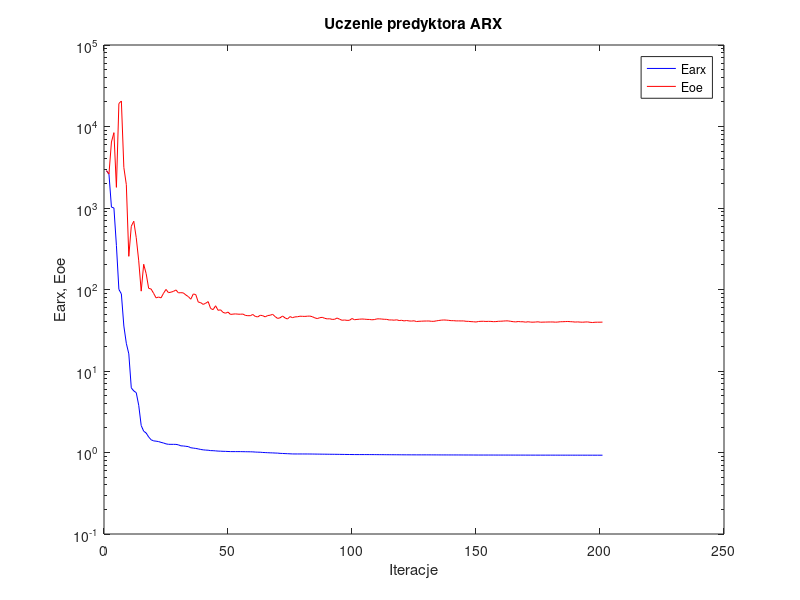
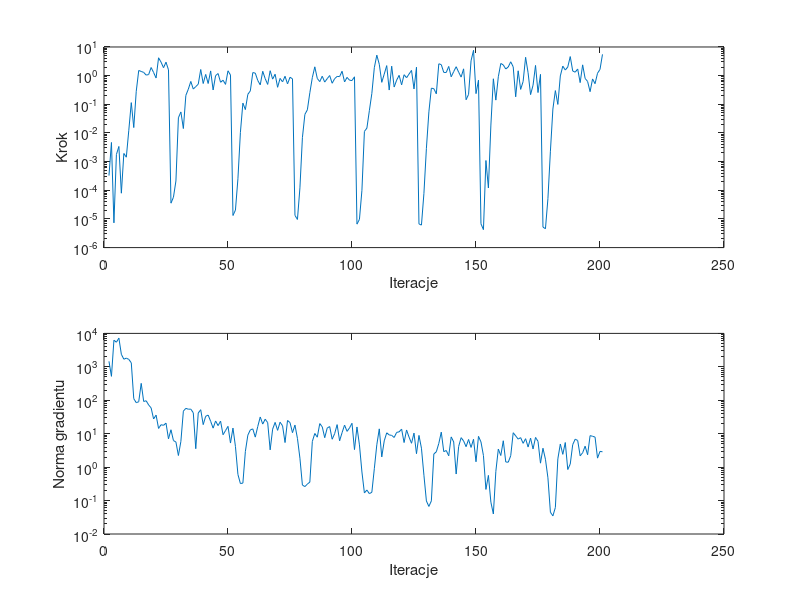

Reproduce these figures in MATLAB, in order.
%uczenie predyktora arx
clear all;
n=0; farx(n+1)=2.860599e+003; foe(n+1)=2.878402e+003; wspucz(n+1)=0.000000e+000; ng(n+1)=0.000000e+000;
%odnowa zmiennej metryki
n=1; farx(n+1)=2.603848e+003; foe(n+1)=2.612886e+003; krok(n+1)=3.250430e-004; ng(n+1)=1.459335e+003;
n=2; farx(n+1)=1.025880e+003; foe(n+1)=6.455201e+003; krok(n+1)=4.658504e-003; ng(n+1)=5.191568e+002;
n=3; farx(n+1)=1.000483e+003; foe(n+1)=8.403745e+003; krok(n+1)=7.303802e-006; ng(n+1)=6.246274e+003;
n=4; farx(n+1)=3.480603e+002; foe(n+1)=1.792117e+003; krok(n+1)=1.772228e-003; ng(n+1)=5.447979e+003;
n=5; farx(n+1)=1.002948e+002; foe(n+1)=1.915515e+004; krok(n+1)=3.378712e-003; ng(n+1)=7.235618e+003;
n=6; farx(n+1)=8.831238e+001; foe(n+1)=2.056141e+004; krok(n+1)=7.910691e-005; ng(n+1)=2.366188e+003;
n=7; farx(n+1)=3.565916e+001; foe(n+1)=3.143213e+003; krok(n+1)=1.926084e-003; ng(n+1)=1.689277e+003;
n=8; farx(n+1)=2.186615e+001; foe(n+1)=1.936170e+003; krok(n+1)=1.427772e-003; ng(n+1)=1.820752e+003;
n=9; farx(n+1)=1.624731e+001; foe(n+1)=2.553693e+002; krok(n+1)=1.243357e-002; ng(n+1)=1.668118e+003;
n=10; farx(n+1)=6.209513e+000; foe(n+1)=5.972185e+002; krok(n+1)=1.143200e-001; ng(n+1)=1.320317e+003;
n=11; farx(n+1)=5.697261e+000; foe(n+1)=6.883141e+002; krok(n+1)=1.543251e-002; ng(n+1)=1.115363e+002;
n=12; farx(n+1)=5.425947e+000; foe(n+1)=4.320991e+002; krok(n+1)=2.841626e-001; ng(n+1)=8.477446e+001;
n=13; farx(n+1)=3.793229e+000; foe(n+1)=2.248840e+002; krok(n+1)=1.514306e+000; ng(n+1)=9.029697e+001;
n=14; farx(n+1)=2.143065e+000; foe(n+1)=9.547002e+001; krok(n+1)=1.402391e+000; ng(n+1)=3.201097e+002;
n=15; farx(n+1)=1.827438e+000; foe(n+1)=2.040545e+002; krok(n+1)=1.296088e+000; ng(n+1)=9.203615e+001;
n=16; farx(n+1)=1.732904e+000; foe(n+1)=1.563108e+002; krok(n+1)=1.045307e+000; ng(n+1)=9.661290e+001;
n=17; farx(n+1)=1.552478e+000; foe(n+1)=1.034530e+002; krok(n+1)=1.090364e+000; ng(n+1)=7.248232e+001;
n=18; farx(n+1)=1.432774e+000; foe(n+1)=1.013264e+002; krok(n+1)=1.921526e+000; ng(n+1)=5.901116e+001;
n=19; farx(n+1)=1.388882e+000; foe(n+1)=8.970849e+001; krok(n+1)=1.285695e+000; ng(n+1)=2.756179e+001;
n=20; farx(n+1)=1.377558e+000; foe(n+1)=7.897093e+001; krok(n+1)=8.256204e-001; ng(n+1)=3.600608e+001;
n=21; farx(n+1)=1.361357e+000; foe(n+1)=8.079774e+001; krok(n+1)=4.199661e+000; ng(n+1)=1.436702e+001;
n=22; farx(n+1)=1.331051e+000; foe(n+1)=7.903498e+001; krok(n+1)=2.953163e+000; ng(n+1)=1.856607e+001;
n=23; farx(n+1)=1.307884e+000; foe(n+1)=8.984634e+001; krok(n+1)=1.890784e+000; ng(n+1)=1.779895e+001;
n=24; farx(n+1)=1.276282e+000; foe(n+1)=1.002695e+002; krok(n+1)=2.953163e+000; ng(n+1)=2.069936e+001;
n=25; farx(n+1)=1.260351e+000; foe(n+1)=9.140292e+001; krok(n+1)=1.594157e+000; ng(n+1)=7.024414e+000;
%odnowa zmiennej metryki
n=26; farx(n+1)=1.259347e+000; foe(n+1)=9.281211e+001; krok(n+1)=3.547989e-005; ng(n+1)=1.311840e+001;
n=27; farx(n+1)=1.258938e+000; foe(n+1)=9.478090e+001; krok(n+1)=5.720244e-005; ng(n+1)=6.246414e+000;
n=28; farx(n+1)=1.257826e+000; foe(n+1)=9.875105e+001; krok(n+1)=2.114007e-004; ng(n+1)=5.631028e+000;
n=29; farx(n+1)=1.241817e+000; foe(n+1)=9.098619e+001; krok(n+1)=3.389322e-002; ng(n+1)=2.226481e+000;
n=30; farx(n+1)=1.207073e+000; foe(n+1)=9.139086e+001; krok(n+1)=5.411858e-002; ng(n+1)=5.883632e+000;
n=31; farx(n+1)=1.203117e+000; foe(n+1)=9.085118e+001; krok(n+1)=1.427439e-002; ng(n+1)=4.731537e+001;
n=32; farx(n+1)=1.190990e+000; foe(n+1)=8.562597e+001; krok(n+1)=2.039901e-001; ng(n+1)=5.731061e+001;
n=33; farx(n+1)=1.182004e+000; foe(n+1)=8.190004e+001; krok(n+1)=3.372291e-001; ng(n+1)=5.402436e+001;
n=34; farx(n+1)=1.143911e+000; foe(n+1)=7.599397e+001; krok(n+1)=6.282866e-001; ng(n+1)=5.424610e+001;
n=35; farx(n+1)=1.132668e+000; foe(n+1)=8.819757e+001; krok(n+1)=3.404866e-001; ng(n+1)=4.230939e+001;
n=36; farx(n+1)=1.121628e+000; foe(n+1)=8.663916e+001; krok(n+1)=4.147513e-001; ng(n+1)=3.557034e+000;
n=37; farx(n+1)=1.107313e+000; foe(n+1)=7.017979e+001; krok(n+1)=5.030621e-001; ng(n+1)=4.145787e+001;
n=38; farx(n+1)=1.089678e+000; foe(n+1)=6.889560e+001; krok(n+1)=1.637964e+000; ng(n+1)=5.222470e+001;
n=39; farx(n+1)=1.078123e+000; foe(n+1)=6.564645e+001; krok(n+1)=5.312625e-001; ng(n+1)=1.868882e+001;
n=40; farx(n+1)=1.070415e+000; foe(n+1)=6.782011e+001; krok(n+1)=1.104103e+000; ng(n+1)=3.320583e+001;
n=41; farx(n+1)=1.066347e+000; foe(n+1)=7.102519e+001; krok(n+1)=5.312625e-001; ng(n+1)=3.601566e+001;
n=42; farx(n+1)=1.054948e+000; foe(n+1)=5.842931e+001; krok(n+1)=1.462039e+000; ng(n+1)=2.350100e+001;
n=43; farx(n+1)=1.053084e+000; foe(n+1)=5.665787e+001; krok(n+1)=3.169310e-001; ng(n+1)=1.466695e+001;
n=44; farx(n+1)=1.046999e+000; foe(n+1)=6.315633e+001; krok(n+1)=1.003200e+000; ng(n+1)=2.402946e+001;
n=45; farx(n+1)=1.040828e+000; foe(n+1)=5.552642e+001; krok(n+1)=1.184214e+000; ng(n+1)=1.744426e+001;
n=46; farx(n+1)=1.037750e+000; foe(n+1)=5.632830e+001; krok(n+1)=5.872046e-001; ng(n+1)=2.380157e+001;
n=47; farx(n+1)=1.034286e+000; foe(n+1)=5.238326e+001; krok(n+1)=6.930078e-001; ng(n+1)=9.316880e+000;
n=48; farx(n+1)=1.032406e+000; foe(n+1)=5.118158e+001; krok(n+1)=4.951781e-001; ng(n+1)=1.240975e+001;
n=49; farx(n+1)=1.029128e+000; foe(n+1)=5.284597e+001; krok(n+1)=1.476581e+000; ng(n+1)=1.659262e+001;
n=50; farx(n+1)=1.026104e+000; foe(n+1)=4.946240e+001; krok(n+1)=1.048430e+000; ng(n+1)=5.257508e+000;
%odnowa zmiennej metryki
n=51; farx(n+1)=1.025619e+000; foe(n+1)=4.988628e+001; krok(n+1)=1.317649e-005; ng(n+1)=1.473418e+001;
n=52; farx(n+1)=1.025541e+000; foe(n+1)=5.019020e+001; krok(n+1)=2.036880e-005; ng(n+1)=4.153344e+000;
n=53; farx(n+1)=1.025528e+000; foe(n+1)=4.983214e+001; krok(n+1)=2.523757e-004; ng(n+1)=6.045042e-001;
n=54; farx(n+1)=1.025399e+000; foe(n+1)=4.972844e+001; krok(n+1)=1.048565e-002; ng(n+1)=3.229023e-001;
n=55; farx(n+1)=1.023995e+000; foe(n+1)=4.999122e+001; krok(n+1)=1.101559e-001; ng(n+1)=3.330518e-001;
n=56; farx(n+1)=1.022536e+000; foe(n+1)=4.812093e+001; krok(n+1)=6.539800e-002; ng(n+1)=2.943206e+000;
n=57; farx(n+1)=1.021566e+000; foe(n+1)=4.771409e+001; krok(n+1)=2.230542e-001; ng(n+1)=9.054176e+000;
n=58; farx(n+1)=1.020333e+000; foe(n+1)=4.772787e+001; krok(n+1)=2.936023e-001; ng(n+1)=1.299401e+001;
n=59; farx(n+1)=1.018267e+000; foe(n+1)=4.939630e+001; krok(n+1)=1.280117e+000; ng(n+1)=1.392326e+001;
n=60; farx(n+1)=1.012798e+000; foe(n+1)=4.675344e+001; krok(n+1)=1.224301e+000; ng(n+1)=7.897808e+000;
n=61; farx(n+1)=1.009495e+000; foe(n+1)=4.608062e+001; krok(n+1)=6.776371e-001; ng(n+1)=1.642795e+001;
n=62; farx(n+1)=1.007693e+000; foe(n+1)=4.833251e+001; krok(n+1)=4.770341e-001; ng(n+1)=3.161572e+001;
n=63; farx(n+1)=1.001258e+000; foe(n+1)=4.770459e+001; krok(n+1)=1.420334e+000; ng(n+1)=1.938186e+001;
n=64; farx(n+1)=9.978655e-001; foe(n+1)=4.616893e+001; krok(n+1)=7.847380e-001; ng(n+1)=2.715793e+001;
n=65; farx(n+1)=9.944624e-001; foe(n+1)=4.791688e+001; krok(n+1)=4.938403e-001; ng(n+1)=2.144105e+001;
n=66; farx(n+1)=9.909361e-001; foe(n+1)=4.834582e+001; krok(n+1)=1.485218e+000; ng(n+1)=3.287579e+000;
n=67; farx(n+1)=9.891106e-001; foe(n+1)=4.955421e+001; krok(n+1)=7.560816e-001; ng(n+1)=1.369692e+001;
n=68; farx(n+1)=9.851288e-001; foe(n+1)=4.653388e+001; krok(n+1)=1.120145e+000; ng(n+1)=2.179363e+001;
n=69; farx(n+1)=9.829460e-001; foe(n+1)=4.417461e+001; krok(n+1)=3.923690e-001; ng(n+1)=1.258590e+001;
n=70; farx(n+1)=9.761315e-001; foe(n+1)=4.495045e+001; krok(n+1)=8.008859e-001; ng(n+1)=2.207065e+001;
n=71; farx(n+1)=9.735001e-001; foe(n+1)=4.730580e+001; krok(n+1)=6.065168e-001; ng(n+1)=1.722037e+001;
n=72; farx(n+1)=9.695874e-001; foe(n+1)=4.478620e+001; krok(n+1)=9.512526e-001; ng(n+1)=5.433615e+000;
n=73; farx(n+1)=9.670575e-001; foe(n+1)=4.346157e+001; krok(n+1)=5.154350e-001; ng(n+1)=2.483355e+001;
n=74; farx(n+1)=9.637058e-001; foe(n+1)=4.650672e+001; krok(n+1)=8.773192e-001; ng(n+1)=2.149010e+001;
n=75; farx(n+1)=9.605029e-001; foe(n+1)=4.513945e+001; krok(n+1)=7.746083e-001; ng(n+1)=1.073328e+001;
%odnowa zmiennej metryki
n=76; farx(n+1)=9.597643e-001; foe(n+1)=4.613993e+001; krok(n+1)=1.328620e-005; ng(n+1)=1.810214e+001;
n=77; farx(n+1)=9.596808e-001; foe(n+1)=4.629532e+001; krok(n+1)=9.602384e-006; ng(n+1)=7.245540e+000;
n=78; farx(n+1)=9.595913e-001; foe(n+1)=4.703219e+001; krok(n+1)=1.215958e-004; ng(n+1)=1.850974e+000;
n=79; farx(n+1)=9.595354e-001; foe(n+1)=4.687919e+001; krok(n+1)=6.854056e-003; ng(n+1)=2.910649e-001;
n=80; farx(n+1)=9.592491e-001; foe(n+1)=4.676619e+001; krok(n+1)=4.438543e-002; ng(n+1)=2.622011e-001;
n=81; farx(n+1)=9.591390e-001; foe(n+1)=4.706162e+001; krok(n+1)=6.423218e-002; ng(n+1)=3.099706e-001;
n=82; farx(n+1)=9.584958e-001; foe(n+1)=4.721109e+001; krok(n+1)=2.538306e-001; ng(n+1)=3.578394e-001;
n=83; farx(n+1)=9.579455e-001; foe(n+1)=4.637771e+001; krok(n+1)=8.536620e-001; ng(n+1)=5.854432e+000;
n=84; farx(n+1)=9.567966e-001; foe(n+1)=4.488803e+001; krok(n+1)=2.030537e+000; ng(n+1)=1.016366e+001;
n=85; farx(n+1)=9.558271e-001; foe(n+1)=4.396240e+001; krok(n+1)=7.992682e-001; ng(n+1)=7.868667e+000;
n=86; farx(n+1)=9.551005e-001; foe(n+1)=4.508159e+001; krok(n+1)=6.183220e-001; ng(n+1)=2.005181e+001;
n=87; farx(n+1)=9.540910e-001; foe(n+1)=4.552754e+001; krok(n+1)=9.540683e-001; ng(n+1)=1.606185e+001;
n=88; farx(n+1)=9.535289e-001; foe(n+1)=4.430875e+001; krok(n+1)=5.956610e-001; ng(n+1)=7.590544e+000;
n=89; farx(n+1)=9.525006e-001; foe(n+1)=4.358235e+001; krok(n+1)=7.847380e-001; ng(n+1)=1.472723e+001;
n=90; farx(n+1)=9.517255e-001; foe(n+1)=4.375748e+001; krok(n+1)=1.009068e+000; ng(n+1)=1.636281e+001;
n=91; farx(n+1)=9.512037e-001; foe(n+1)=4.299177e+001; krok(n+1)=5.429402e-001; ng(n+1)=6.826391e+000;
n=92; farx(n+1)=9.504617e-001; foe(n+1)=4.311127e+001; krok(n+1)=7.847380e-001; ng(n+1)=1.001296e+001;
n=93; farx(n+1)=9.497646e-001; foe(n+1)=4.469978e+001; krok(n+1)=9.372047e-001; ng(n+1)=1.867890e+001;
n=94; farx(n+1)=9.486965e-001; foe(n+1)=4.318104e+001; krok(n+1)=9.282331e-001; ng(n+1)=6.140641e+000;
n=95; farx(n+1)=9.478296e-001; foe(n+1)=4.191992e+001; krok(n+1)=1.422745e+000; ng(n+1)=1.076129e+001;
n=96; farx(n+1)=9.467694e-001; foe(n+1)=4.225938e+001; krok(n+1)=6.026971e-001; ng(n+1)=1.808529e+001;
n=97; farx(n+1)=9.456992e-001; foe(n+1)=4.181293e+001; krok(n+1)=8.704303e-001; ng(n+1)=1.173853e+001;
n=98; farx(n+1)=9.450718e-001; foe(n+1)=4.190441e+001; krok(n+1)=6.930078e-001; ng(n+1)=1.494639e+001;
n=99; farx(n+1)=9.440985e-001; foe(n+1)=4.407810e+001; krok(n+1)=6.751168e-001; ng(n+1)=2.046993e+001;
n=100; farx(n+1)=9.433763e-001; foe(n+1)=4.257428e+001; krok(n+1)=9.110982e-001; ng(n+1)=3.345226e+000;
%odnowa zmiennej metryki
n=101; farx(n+1)=9.430908e-001; foe(n+1)=4.295842e+001; krok(n+1)=6.587032e-006; ng(n+1)=1.591394e+001;
n=102; farx(n+1)=9.430420e-001; foe(n+1)=4.321850e+001; krok(n+1)=9.671965e-006; ng(n+1)=4.630931e+000;
n=103; farx(n+1)=9.430324e-001; foe(n+1)=4.345628e+001; krok(n+1)=9.960454e-005; ng(n+1)=7.168869e-001;
n=104; farx(n+1)=9.429993e-001; foe(n+1)=4.327931e+001; krok(n+1)=1.131031e-002; ng(n+1)=1.690002e-001;
n=105; farx(n+1)=9.428862e-001; foe(n+1)=4.298855e+001; krok(n+1)=1.473291e-002; ng(n+1)=2.069205e-001;
n=106; farx(n+1)=9.427564e-001; foe(n+1)=4.290659e+001; krok(n+1)=6.013962e-002; ng(n+1)=1.611208e-001;
n=107; farx(n+1)=9.424144e-001; foe(n+1)=4.251952e+001; krok(n+1)=2.393567e-001; ng(n+1)=1.768913e-001;
n=108; farx(n+1)=9.419862e-001; foe(n+1)=4.276382e+001; krok(n+1)=1.893841e+000; ng(n+1)=8.987233e-001;
n=109; farx(n+1)=9.414625e-001; foe(n+1)=4.357646e+001; krok(n+1)=5.184351e+000; ng(n+1)=4.653554e+000;
n=110; farx(n+1)=9.407821e-001; foe(n+1)=4.366435e+001; krok(n+1)=2.493223e+000; ng(n+1)=1.395380e+001;
n=111; farx(n+1)=9.407015e-001; foe(n+1)=4.339121e+001; krok(n+1)=5.841487e-001; ng(n+1)=2.020262e+000;
n=112; farx(n+1)=9.401520e-001; foe(n+1)=4.312198e+001; krok(n+1)=1.133514e+000; ng(n+1)=6.115884e+000;
n=113; farx(n+1)=9.394162e-001; foe(n+1)=4.302902e+001; krok(n+1)=2.238597e+000; ng(n+1)=1.062678e+001;
n=114; farx(n+1)=9.391784e-001; foe(n+1)=4.226419e+001; krok(n+1)=3.143779e-001; ng(n+1)=9.185292e+000;
n=115; farx(n+1)=9.387860e-001; foe(n+1)=4.233678e+001; krok(n+1)=2.137416e+000; ng(n+1)=8.908397e+000;
n=116; farx(n+1)=9.385361e-001; foe(n+1)=4.201849e+001; krok(n+1)=4.004429e-001; ng(n+1)=7.714206e+000;
n=117; farx(n+1)=9.381879e-001; foe(n+1)=4.249164e+001; krok(n+1)=6.954939e-001; ng(n+1)=1.095573e+001;
n=118; farx(n+1)=9.376331e-001; foe(n+1)=4.161649e+001; krok(n+1)=1.025225e+000; ng(n+1)=1.135093e+001;
n=119; farx(n+1)=9.373567e-001; foe(n+1)=4.191266e+001; krok(n+1)=4.770341e-001; ng(n+1)=1.370601e+001;
n=120; farx(n+1)=9.367174e-001; foe(n+1)=4.116901e+001; krok(n+1)=1.078288e+000; ng(n+1)=5.435580e+000;
n=121; farx(n+1)=9.364717e-001; foe(n+1)=4.162948e+001; krok(n+1)=8.456470e-001; ng(n+1)=1.293191e+001;
n=122; farx(n+1)=9.362089e-001; foe(n+1)=4.115338e+001; krok(n+1)=1.138091e+000; ng(n+1)=7.892295e+000;
n=123; farx(n+1)=9.360114e-001; foe(n+1)=4.097129e+001; krok(n+1)=1.522431e+000; ng(n+1)=5.175132e+000;
n=124; farx(n+1)=9.358870e-001; foe(n+1)=4.132440e+001; krok(n+1)=3.435737e-001; ng(n+1)=1.041951e+001;
n=125; farx(n+1)=9.355447e-001; foe(n+1)=4.046190e+001; krok(n+1)=1.969233e+000; ng(n+1)=2.522362e+000;
%odnowa zmiennej metryki
n=126; farx(n+1)=9.354537e-001; foe(n+1)=4.075015e+001; krok(n+1)=6.697231e-006; ng(n+1)=8.884670e+000;
n=127; farx(n+1)=9.354381e-001; foe(n+1)=4.084977e+001; krok(n+1)=6.098562e-006; ng(n+1)=3.688805e+000;
n=128; farx(n+1)=9.354329e-001; foe(n+1)=4.101382e+001; krok(n+1)=7.813213e-005; ng(n+1)=5.727985e-001;
n=129; farx(n+1)=9.354288e-001; foe(n+1)=4.104230e+001; krok(n+1)=2.914778e-003; ng(n+1)=9.731766e-002;
n=130; farx(n+1)=9.353998e-001; foe(n+1)=4.110867e+001; krok(n+1)=5.442027e-002; ng(n+1)=6.674340e-002;
n=131; farx(n+1)=9.349740e-001; foe(n+1)=4.071479e+001; krok(n+1)=3.655097e-001; ng(n+1)=9.785340e-002;
n=132; farx(n+1)=9.348480e-001; foe(n+1)=4.070641e+001; krok(n+1)=3.510640e-001; ng(n+1)=2.480882e+000;
n=133; farx(n+1)=9.345406e-001; foe(n+1)=4.121428e+001; krok(n+1)=2.320583e-001; ng(n+1)=2.868952e+000;
n=134; farx(n+1)=9.342605e-001; foe(n+1)=4.167853e+001; krok(n+1)=2.592175e+000; ng(n+1)=5.126085e+000;
n=135; farx(n+1)=9.338850e-001; foe(n+1)=4.206854e+001; krok(n+1)=2.416435e+000; ng(n+1)=1.112119e+001;
n=136; farx(n+1)=9.338195e-001; foe(n+1)=4.227718e+001; krok(n+1)=1.296088e+000; ng(n+1)=2.898812e+000;
n=137; farx(n+1)=9.336964e-001; foe(n+1)=4.212290e+001; krok(n+1)=1.289256e+000; ng(n+1)=3.148057e+000;
n=138; farx(n+1)=9.334578e-001; foe(n+1)=4.184581e+001; krok(n+1)=2.097493e+000; ng(n+1)=2.181199e+000;
n=139; farx(n+1)=9.333407e-001; foe(n+1)=4.146500e+001; krok(n+1)=9.112329e-001; ng(n+1)=8.015962e+000;
n=140; farx(n+1)=9.332516e-001; foe(n+1)=4.145821e+001; krok(n+1)=1.382584e+000; ng(n+1)=5.680753e+000;
n=141; farx(n+1)=9.331369e-001; foe(n+1)=4.117173e+001; krok(n+1)=2.048868e+000; ng(n+1)=6.222617e-001;
n=142; farx(n+1)=9.330027e-001; foe(n+1)=4.120797e+001; krok(n+1)=1.324162e+000; ng(n+1)=4.139280e+000;
n=143; farx(n+1)=9.326706e-001; foe(n+1)=4.113844e+001; krok(n+1)=8.892951e-001; ng(n+1)=7.617604e+000;
n=144; farx(n+1)=9.322528e-001; foe(n+1)=4.118010e+001; krok(n+1)=1.727068e+000; ng(n+1)=6.063242e+000;
n=145; farx(n+1)=9.321699e-001; foe(n+1)=4.072733e+001; krok(n+1)=1.443061e-001; ng(n+1)=4.088967e+000;
n=146; farx(n+1)=9.321231e-001; foe(n+1)=4.066838e+001; krok(n+1)=2.214588e-001; ng(n+1)=6.722742e+000;
n=147; farx(n+1)=9.319635e-001; foe(n+1)=4.035579e+001; krok(n+1)=3.302482e+000; ng(n+1)=3.882086e+000;
n=148; farx(n+1)=9.313743e-001; foe(n+1)=4.020785e+001; krok(n+1)=7.659414e+000; ng(n+1)=6.811270e+000;
n=149; farx(n+1)=9.312890e-001; foe(n+1)=3.991338e+001; krok(n+1)=2.357265e-001; ng(n+1)=1.447377e+000;
n=150; farx(n+1)=9.309015e-001; foe(n+1)=4.051039e+001; krok(n+1)=6.986165e-001; ng(n+1)=8.328309e+000;
%odnowa zmiennej metryki
n=151; farx(n+1)=9.308604e-001; foe(n+1)=4.072316e+001; krok(n+1)=6.780679e-006; ng(n+1)=5.689224e+000;
n=152; farx(n+1)=9.308564e-001; foe(n+1)=4.074837e+001; krok(n+1)=4.235430e-006; ng(n+1)=2.216885e+000;
n=153; farx(n+1)=9.308466e-001; foe(n+1)=4.055988e+001; krok(n+1)=1.093891e-003; ng(n+1)=2.153280e-001;
n=154; farx(n+1)=9.308391e-001; foe(n+1)=4.067219e+001; krok(n+1)=1.202799e-004; ng(n+1)=5.664175e-001;
n=155; farx(n+1)=9.308235e-001; foe(n+1)=4.060452e+001; krok(n+1)=1.887308e-002; ng(n+1)=8.942489e-002;
n=156; farx(n+1)=9.306593e-001; foe(n+1)=4.032035e+001; krok(n+1)=7.773108e-001; ng(n+1)=3.974649e-002;
n=157; farx(n+1)=9.304484e-001; foe(n+1)=4.038925e+001; krok(n+1)=1.400181e-001; ng(n+1)=7.480662e-001;
n=158; farx(n+1)=9.303100e-001; foe(n+1)=4.074156e+001; krok(n+1)=9.155235e-001; ng(n+1)=3.465836e+000;
n=159; farx(n+1)=9.302255e-001; foe(n+1)=4.081949e+001; krok(n+1)=2.663298e+000; ng(n+1)=2.225896e+000;
n=160; farx(n+1)=9.301267e-001; foe(n+1)=4.099129e+001; krok(n+1)=2.365672e+000; ng(n+1)=6.154677e+000;
n=161; farx(n+1)=9.300974e-001; foe(n+1)=4.122032e+001; krok(n+1)=1.707324e+000; ng(n+1)=1.425503e+000;
n=162; farx(n+1)=9.300495e-001; foe(n+1)=4.117926e+001; krok(n+1)=2.005385e+000; ng(n+1)=1.403981e+000;
n=163; farx(n+1)=9.298392e-001; foe(n+1)=4.069533e+001; krok(n+1)=3.044323e+000; ng(n+1)=2.191058e+000;
n=164; farx(n+1)=9.296261e-001; foe(n+1)=4.029867e+001; krok(n+1)=2.030645e+000; ng(n+1)=1.068864e+001;
n=165; farx(n+1)=9.295620e-001; foe(n+1)=4.003030e+001; krok(n+1)=1.827549e-001; ng(n+1)=8.612139e+000;
n=166; farx(n+1)=9.294225e-001; foe(n+1)=4.047092e+001; krok(n+1)=1.476581e+000; ng(n+1)=6.887322e+000;
n=167; farx(n+1)=9.293316e-001; foe(n+1)=4.020204e+001; krok(n+1)=3.310405e-001; ng(n+1)=7.621535e+000;
n=168; farx(n+1)=9.292602e-001; foe(n+1)=4.021919e+001; krok(n+1)=6.258076e-001; ng(n+1)=5.152297e+000;
n=169; farx(n+1)=9.290027e-001; foe(n+1)=3.973435e+001; krok(n+1)=4.369020e+000; ng(n+1)=7.094464e+000;
n=170; farx(n+1)=9.288737e-001; foe(n+1)=4.021950e+001; krok(n+1)=1.262060e+000; ng(n+1)=3.993038e+000;
n=171; farx(n+1)=9.286614e-001; foe(n+1)=3.979689e+001; krok(n+1)=2.176076e-001; ng(n+1)=7.366435e+000;
n=172; farx(n+1)=9.286233e-001; foe(n+1)=3.972469e+001; krok(n+1)=4.641165e-001; ng(n+1)=3.491071e+000;
n=173; farx(n+1)=9.284369e-001; foe(n+1)=3.989663e+001; krok(n+1)=2.272095e+000; ng(n+1)=7.726052e+000;
n=174; farx(n+1)=9.283912e-001; foe(n+1)=4.015170e+001; krok(n+1)=2.567403e-001; ng(n+1)=5.903740e+000;
n=175; farx(n+1)=9.282909e-001; foe(n+1)=3.967631e+001; krok(n+1)=1.107016e+000; ng(n+1)=1.314263e+000;
%odnowa zmiennej metryki
n=176; farx(n+1)=9.282777e-001; foe(n+1)=3.979226e+001; krok(n+1)=5.212503e-006; ng(n+1)=3.677053e+000;
n=177; farx(n+1)=9.282753e-001; foe(n+1)=3.982919e+001; krok(n+1)=4.540914e-006; ng(n+1)=1.721156e+000;
n=178; farx(n+1)=9.282728e-001; foe(n+1)=3.993207e+001; krok(n+1)=5.111781e-005; ng(n+1)=4.795786e-001;
n=179; farx(n+1)=9.282721e-001; foe(n+1)=3.994344e+001; krok(n+1)=2.304922e-003; ng(n+1)=4.485093e-002;
n=180; farx(n+1)=9.282619e-001; foe(n+1)=3.996362e+001; krok(n+1)=6.826594e-002; ng(n+1)=3.485445e-002;
n=181; farx(n+1)=9.280847e-001; foe(n+1)=3.973045e+001; krok(n+1)=3.009661e-001; ng(n+1)=6.194214e-002;
n=182; farx(n+1)=9.279509e-001; foe(n+1)=3.988525e+001; krok(n+1)=9.909413e-002; ng(n+1)=1.764352e+000;
n=183; farx(n+1)=9.278374e-001; foe(n+1)=4.021010e+001; krok(n+1)=9.769152e-001; ng(n+1)=4.923399e+000;
n=184; farx(n+1)=9.277625e-001; foe(n+1)=4.025328e+001; krok(n+1)=2.154762e+000; ng(n+1)=2.414345e+000;
n=185; farx(n+1)=9.277106e-001; foe(n+1)=4.039180e+001; krok(n+1)=1.569476e+000; ng(n+1)=5.446429e+000;
n=186; farx(n+1)=9.276896e-001; foe(n+1)=4.052084e+001; krok(n+1)=2.002307e+000; ng(n+1)=8.485497e-001;
n=187; farx(n+1)=9.276541e-001; foe(n+1)=4.029972e+001; krok(n+1)=4.629394e+000; ng(n+1)=1.237577e+000;
n=188; farx(n+1)=9.275990e-001; foe(n+1)=4.016437e+001; krok(n+1)=1.447680e+000; ng(n+1)=4.726327e+000;
n=189; farx(n+1)=9.275025e-001; foe(n+1)=3.983527e+001; krok(n+1)=1.322970e+000; ng(n+1)=6.862339e+000;
n=190; farx(n+1)=9.274083e-001; foe(n+1)=4.004766e+001; krok(n+1)=1.707324e+000; ng(n+1)=6.258123e+000;
n=191; farx(n+1)=9.273652e-001; foe(n+1)=3.979514e+001; krok(n+1)=5.714050e-001; ng(n+1)=2.178826e+000;
n=192; farx(n+1)=9.273078e-001; foe(n+1)=3.968482e+001; krok(n+1)=2.380595e+000; ng(n+1)=2.692676e+000;
n=193; farx(n+1)=9.272545e-001; foe(n+1)=3.990361e+001; krok(n+1)=8.006244e-001; ng(n+1)=4.232511e+000;
n=194; farx(n+1)=9.271717e-001; foe(n+1)=4.001695e+001; krok(n+1)=6.268073e-001; ng(n+1)=2.347032e+000;
n=195; farx(n+1)=9.270578e-001; foe(n+1)=3.957209e+001; krok(n+1)=2.760258e-001; ng(n+1)=8.756190e+000;
n=196; farx(n+1)=9.269405e-001; foe(n+1)=3.934901e+001; krok(n+1)=7.679697e-001; ng(n+1)=8.373081e+000;
n=197; farx(n+1)=9.268879e-001; foe(n+1)=3.965511e+001; krok(n+1)=5.235795e-001; ng(n+1)=7.919424e+000;
n=198; farx(n+1)=9.268360e-001; foe(n+1)=3.969805e+001; krok(n+1)=1.213034e+000; ng(n+1)=1.859168e+000;
n=199; farx(n+1)=9.268146e-001; foe(n+1)=3.971044e+001; krok(n+1)=1.651241e+000; ng(n+1)=2.962225e+000;
n=200; farx(n+1)=9.267431e-001; foe(n+1)=3.980089e+001; krok(n+1)=5.531838e+000; ng(n+1)=2.877208e+000;

figure; semilogy(farx,'b'); hold on; semilogy(foe,'r'); xlabel('Iteracje'); ylabel('Earx, Eoe'); legend('Earx','Eoe'); title('Uczenie predyktora ARX');
figure; subplot(2,1,1); semilogy(krok); xlabel('Iteracje'); ylabel('Krok');
subplot(2,1,2); semilogy(ng); xlabel('Iteracje'); ylabel('Norma gradientu');
Earx=farx(n+1)
Eoe=foe(n+1)
